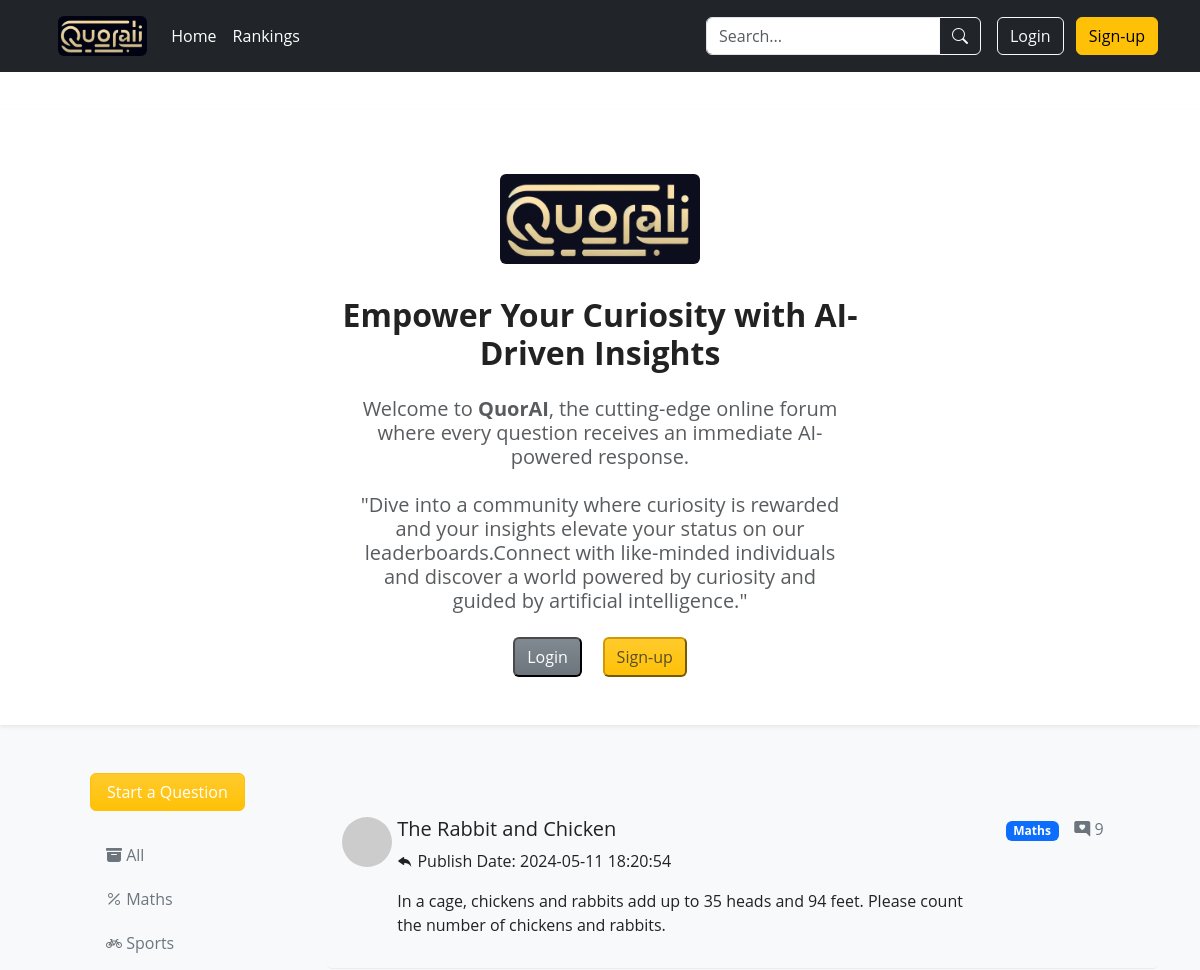
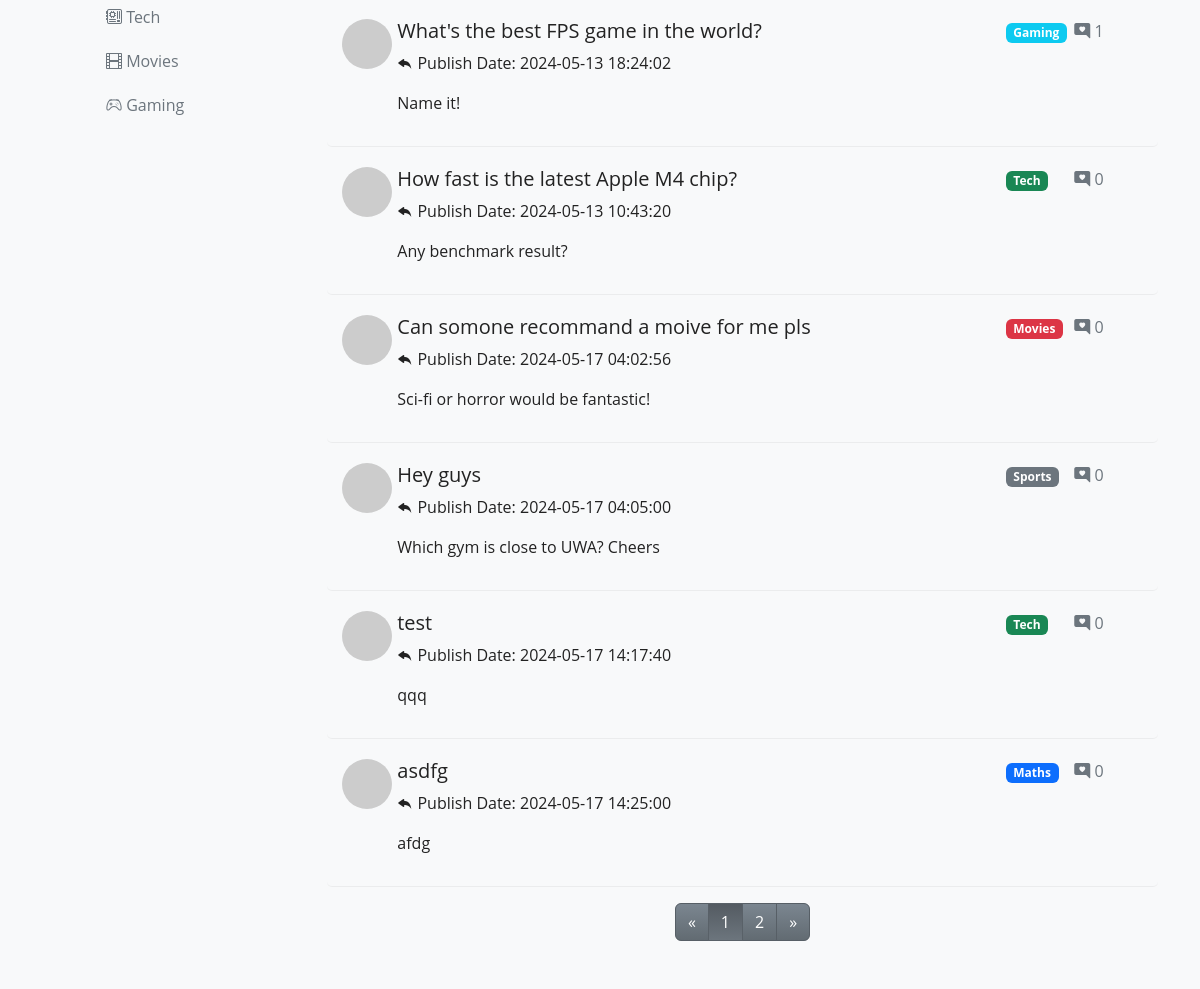
The page / on the database its author committed (2 pictures, top to bottom).
### app/models.py (models this page shows, shortened)
class Category(db.Model):
    id = db.Column(db.Integer, primary_key=True)
    name = db.Column(db.String(32), unique=True)
    iconClass = db.Column(db.String(32))
    posts = db.relationship('Post', backref='category', lazy='dynamic')

class Post(db.Model):
    id = db.Column(db.Integer, primary_key=True)
    title = db.Column(db.String(64))
    body = db.Column(db.String(1024))
    timestamp = db.Column(db.DateTime, index=True, default=datetime.now)
    author_id = db.Column(db.Integer, db.ForeignKey('user.id'), index=True)
    category_id = db.Column(db.Integer, db.ForeignKey('category.id'), index=True)
    comments = db.relationship('Comment', backref='post', lazy='dynamic')
    is_solved = db.Column(db.Boolean, default=False)

### app/routes.py (the view)
@app.route('/')
def index():
    page = request.args.get('page', 1, type=int)
    category_id = request.args.get('category')
    if category_id:
        paginate = Post.query.filter_by(
            category_id=category_id).paginate(page=page, per_page=7)
    else:
        paginate = Post.query.paginate(page=page, per_page=7)
    categories = Category.query.all()
    return render_template('index.html', user=current_user, categories=categories, paginate=paginate)

### app/templates/index.html (shortened to what this page needs)
{% extends "base.html" %}
{% block style %}
<link rel="stylesheet" href="{{ url_for('static', filename='css/index.css') }}" />
{% endblock %}
{% block main %}
<div class="bg-light">
    <div class="text-center bg-white pt-3 shadow-sm pb-5">
        <h1 class="danger-text pt-5 pb-4"><img alt="logo" src="{{ url_for('static', filename='img/4501715747379_.pic.jpg') }}" class="rounded index-logo" /></h1>
        <div class="col-md-6 offset-3">
            <h2><b>Empower Your Curiosity with AI-Driven Insights</b></h2>
            <h5 class="mt-4 mb-4 col-md-10 offset-1 text-muted">Welcome to <b>QuorAI</b>, the cutting-edge online forum where every question receives an immediate AI-powered response.</h5>
            <h5 class="mt-4 mb-4 col-md-10 offset-1 text-muted">"Dive into a community where curiosity is rewarded and your insights elevate your status on our leaderboards.Connect with like-minded individuals and discover a world powered by curiosity and guided by artificial intelligence."</h5>
        </div>
        {% if current_user.is_authenticated %}
        {% else %}
        <div>
            <a class="btn btn-secondary bg-gradient btn-large intro-btn-login" href="#" data-bs-toggle="modal" data-bs-target="#ModalToggle">Login</a>
            <a class="btn btn-warning bg-gradient btn-large intro-btn-signup text-muted" href="#" data-bs-toggle="modal" data-bs-target="#staticBackdrop">Sign-up</a>
       </div>
        {% endif %}
    </div>
    <div class="container mt-5">
        <div class="row clearfix">
            <div class="homepage-nav col-md-3 column">
                <a class="btn btn-warning bg-gradient text-white px-3 mx-5" href="{{ url_for('newDiscussion') }}">Start a
                    Question</a>
                <ul class="nav flex-column mt-4 mx-5">
                    <li class="nav-item mb-1">
                        <a class="nav-link text-secondary hover-orange" href= "/">
                            <i class="bi bi-archive-fill"></i>
                            <span class="Button-label">All</span>
                        </a>
                    </li>
                    {% for category in categories %}
                    <li class="nav-item mb-1">
                        <a class="nav-link text-secondary hover-orange" href="?category={{ category.id }}">
                            <i class="{{ category.iconClass }}"></i>
                            <span class="Button-label">{{ category.name }}</span>
                        </a>
                    </li>
                    {% endfor %}
                </ul>
            </div>
            <div class="homepage-results col-md-9 column">
                {% if paginate.total == 0 %}
                <h4 class="text-center mt-4 text-secondary">
                    No discussions found.
                </h4>
                {% else %}
                <ul class="discussion-list list-unstyled mt-4">
                    {% for post in paginate.items %}
                    <li>
                        <div class="row clearfix">
                            <div class="col-md-10 column row clearfix">
                                <div class="col-md-1 column">
                                    <img alt="Avatar" src='https://robohash.org/{{ post.author.email }}' class="rounded-circle"
                                        style="width: 50px; height: 50px;" />
                                </div>
                                <div class="col-md-11">
                                    <h5>
                                        <a href="{{ url_for('postDetails', post_id=post.id) }}" style="text-decoration: none; color: inherit;" onmouseover="this.style.color='#007bff'" onmouseout="this.style.color='inherit'">{{ post.title }}</a>
                                    </h5>
                                    <p>
                                        <i class="bi bi-reply-fill"></i>
                                        Publish Date: <span id="humanTimestamp_{{ post.id }}"></span>
                                    </p>
                                    <p>
                                        {{ post.body }}
                                    </p>
                                </div>
                            </div>
                            <div class="col-md-2 column">
                                <div class="row clearfix">
                                    <div class="col-md-6 column">
                                        <span class="badge category-tag" data-category-id="{{ post.category.id }}">{{ post.category.name }}</span>
                                    </div>
                                    <div class="col-md-6 column text-secondary">
                                        <p>
                                            <i class="bi bi-chat-right-heart-fill"></i>
                                            {{ post.comments.all()|length }}
                                        </p>
                                    </div>
                                </div>
                            </div>
                        </div>
                    </li>
                    {% endfor %}
                </ul>
                <ul class="pagination justify-content-center mb-5">
                    <li {% if not paginate.has_prev %}class="page-item disabled" {% else %}class="page-item" {% endif %}><a
                            class="page-link" href="{{ url_for('index') }}?page={{ paginate.prev_num }}"
                            aria-label="Previous"><span aria-hidden="true">&laquo;</span></a></li>
                    {% for num in range(1, paginate.pages+1) %}
                    <li {% if num==paginate.page %}class="page-item active" {% else %}class="page-item" {% endif %}><a
                            class="page-link" href="{{ url_for('index') }}?page={{ num }}">{{ num }}</a></li>
                    {% endfor %}
                    <li {% if not paginate.has_next %}class="page-item disabled" {% else %}class="page-item" {% endif %}><a
                            class="page-link" href="{{ url_for('index') }}?page={{ paginate.next_num }}"
                            aria-label="Next"><span aria-hidden="true">&raquo;</span></a></li>
                </ul>
                {% endif %}
            </div>
        </div>
    </div>
</div>
{% endblock %}

### app/static/css/base.css (style rules this page uses)
* { box-sizing: border-box; margin: 0; padding: 0; }
body { font-family: 'Open Sans', sans-serif; color: #222; overflow-x: hidden; }

### app/static/css/index.css (style rules this page uses)
.discussion-list li { padding: 20px 15px 15px 15px; border-bottom: 1px solid #9f9f9f24; border-radius: 5px; transition: all 0.2s ease-in-out; }
.pagination .page-link { color: #fff; background-color: #6c757d; background-image: linear-gradient(180deg, #7b8690, #626b72); border: 1px solid #575f66; transition: all 0.2s; }
.pagination .page-item.active .page-link { background-color: #545b62; background-image: linear-gradient(180deg, #545b62, #6c757d); border-color: #596168; }
.index-logo { height: 90px; opacity: 0.95; filter: blur(0.1px); }
.intro-btn-login { border: 2px outset #4a4a4a; }
.intro-btn-signup { border: 2px outset #cc9a06; }

### rows shown on the page
Category: name "Maths"
Category: name "Sports"
Category: name "Tech"
Category: name "Movies"
Category: name "Gaming"
Post: title "The Rabbit and Chicken", body "In a cage, chickens and rabbits add up to 35 heads and 94 feet. Please count the number of chickens and rabbits.", category.name "Maths", comments.all|length "9"
Post: title "What's the best FPS game in the world?", body "Name it!", category.name "Gaming", comments.all|length "1"
Post: title "How fast is the latest Apple M4 chip?", body "Any benchmark result?", category.name "Tech", comments.all|length "0"
Post: title "Can somone recommand a moive for me pls", body "Sci-fi or horror would be fantastic!", category.name "Movies", comments.all|length "0"
Post: title "Hey guys", body "Which gym is close to UWA? Cheers", category.name "Sports", comments.all|length "0"
Post: title "test", body "qqq", category.name "Tech", comments.all|length "0"
Post: title "asdfg", body "afdg", category.name "Maths", comments.all|length "0"

### other values the page prints
{{ num }} "1" "2"
